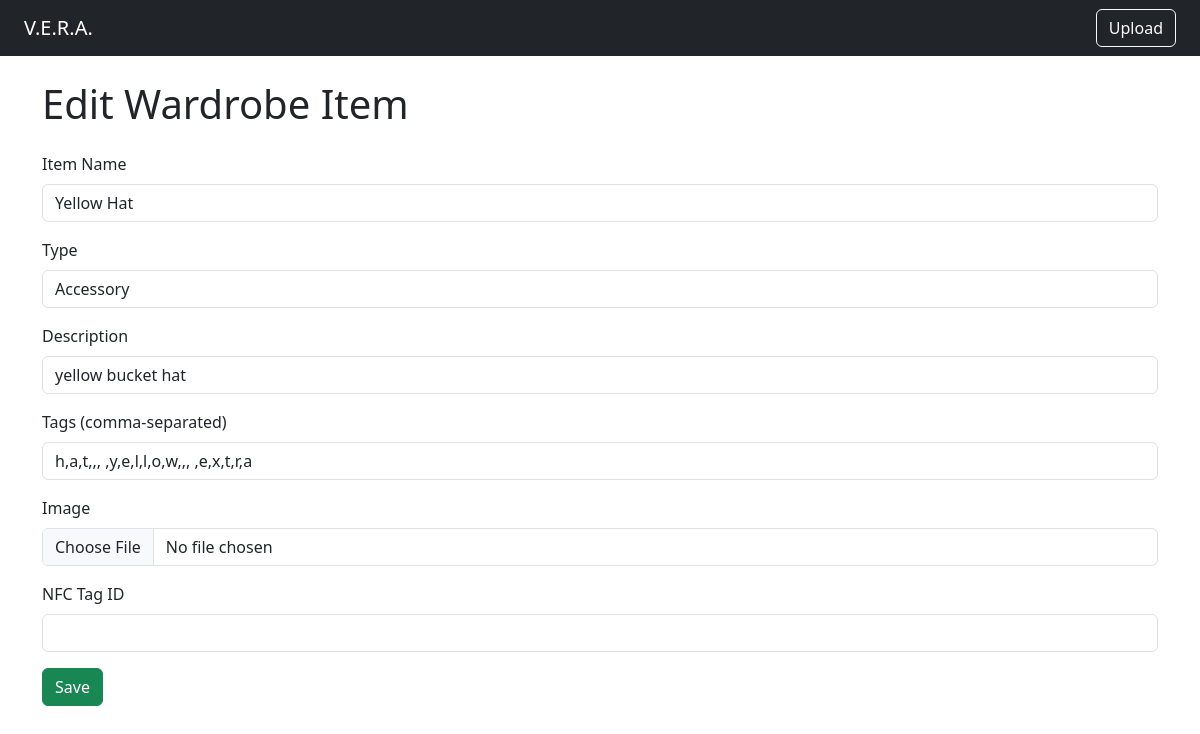
Page /edit/2 on the committed database.
### tables this page shows
CREATE TABLE items (
            id INTEGER PRIMARY KEY AUTOINCREMENT,
            name TEXT NOT NULL,
            item_type TEXT,
            description TEXT,
            tags TEXT,  -- comma-separated tags
            image_path TEXT,
            available BOOLEAN DEFAULT 1,
            last_used TEXT,
            nfc_tag_id TEXT
        );

### main.py (the view)
@app.route("/edit/<string:item_id>", methods=["GET", "POST"])
def edit_item(item_id):
    item = db.get_item(item_id)  # Fetch the item from the database
    if not item:
        return redirect(url_for("browse"))  # Redirect if the item doesn't exist
    if request.method == "POST":
        form = UploadForm()
        if form.validate_on_submit():
            if form.image.data:
                filename = secure_filename(form.image.data.filename)
                save_path = os.path.join(app.config['UPLOAD_FOLDER'], filename)
                form.image.data.save(save_path)
                image_url = url_for('wardrobe_file', filename=filename)
            else:
                image_url = item.image_path  # Keep the existing image path if no new image is uploaded
            db.update_item(
                item_id=item_id,
                name=form.name.data,  # Get the updated name from the form
                item_type=form.item_type.data,  # Get the updated item type from the form
                description=form.description.data,  # Get the updated description from the form
                tags=form.tags.data,  # Get the updated tags from the form
                image_path=image_url,  # Use the updated or existing image path
                nfc_tag_id=form.nfc_tag_id.data  # Get the updated NFC tag ID from the form
            )
            return redirect(url_for("browse"))
    else:
        form = UploadForm(obj=item)
    return render_template("upload.html", form=form, edit_mode=True)

### main.py
class UploadForm(FlaskForm):
    name = StringField("Item Name", validators=[DataRequired()])
    item_type = SelectField("Type", choices=[])  # Initialize with an empty list
    description = StringField("Description", validators=[DataRequired()])
    tags = StringField("Tags (comma-separated)")
    image = FileField("Image", validators=[FileAllowed(['jpg', 'jpeg', 'png'], 'Images only!')])
    nfc_tag_id = StringField("NFC Tag ID")
    submit = SubmitField("Add Item")
    def __init__(self, *args, **kwargs):
        obj = kwargs.pop('obj', None)
        super().__init__(*args, **kwargs)
        self.item_type.choices = [(item_type.value, item_type.name.capitalize()) for item_type in ITEM_TYPE]
        if obj:
            self.name.data = obj.name
            self.item_type.data = obj.item_type
            self.description.data = obj.description
            self.tags.data = ",".join(obj.tags) if obj.tags else ""
            self.nfc_tag_id.data = obj.nfc_tag_id

### db/db_client.py (called while the page is built)
def get_connection():
    return sqlite3.connect(DB_NAME)

def map_item(row):
    return Item(
        item_id=row[0],
        name=row[1],
        item_type=row[2],
        description=row[3],
        tags=row[4].split(",") if row[4] else [],
        image_path=row[5],
        available=bool(row[6]),
        last_used=row[7],
        nfc_tag_id=row[8]
    )

def get_item(item_id: str):
    with get_connection() as conn:
        cursor = conn.cursor()
        cursor.execute("SELECT * FROM items WHERE id = ?", (item_id))
        result = cursor.fetchall()
        return map_item(result[0])

### templates/upload.html (shortened to what this page needs)
{% extends "base.html" %}
{% block content %}
<h1 class="mb-4">{{ "Edit Wardrobe Item" if edit_mode else "Upload New Wardrobe Item" }}</h1>
<form method="POST" enctype="multipart/form-data">
  {% for field in form %}
    {% if field.type != "SubmitField" and field.type != "CSRFTokenField" %}
      <div class="mb-3">
        {{ field.label(class="form-label") }}
        {{ field(class="form-control") }}
      </div>
    {% endif %}
  {% endfor %}
  <div class="mb-3">
    {{ form.submit(class="btn btn-success", value="Save" if edit_mode else "Add Item") }}
  </div>
</form>
{% endblock %}

### rows in the picture
items: name "Yellow Hat" "Accessory" "yellow bucket hat" "h,a,t,,, ,y,e,l,l,o,w,,, ,e,x,t,r,a"

### other values in the picture
{{ "Edit Wardrobe Item" if edit_mode else "Upload New Wardrobe Item" }} "Edit Wardrobe Item"
{{ field.label(class="form-label") }} "Item Name" "Type" "Description" "Tags (comma-separated)" "Image" "NFC Tag ID"
